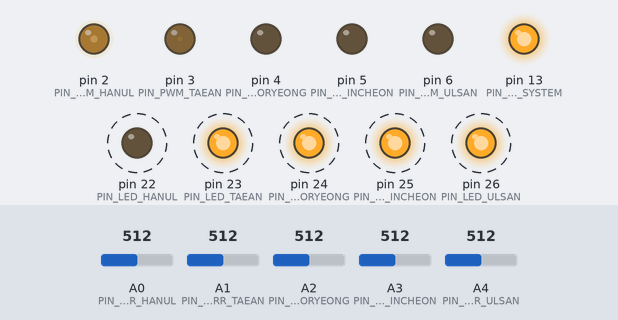
This sketch was run on a simulated Arduino Mega 2560, built with avr-gcc and run on an emulated ATmega2560. Parts: output pins drawn as LEDs (lit = HIGH). Dashed ring = blinking. Inputs (shaded band) come from the test bench; at power-on: A0 (PIN_CURR_HANUL) = 512, A1 (PIN_CURR_TAEAN) = 512, A2 (PIN_CURR_BORYEONG) = 512, A3 (PIN_CURR_INCHEON) = 512, A4 (PIN_CURR_ULSAN) = 512. What the sketch prints to the serial monitor is not drawn.

Above: at 1.83 s.
2.0 s: A0 (PIN_CURR_HANUL) set to 716
At 3.42 s:
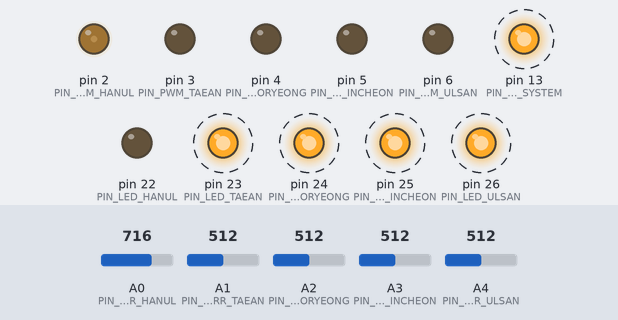
5.0 s: A1 (PIN_CURR_TAEAN) set to 716
At 7.42 s:
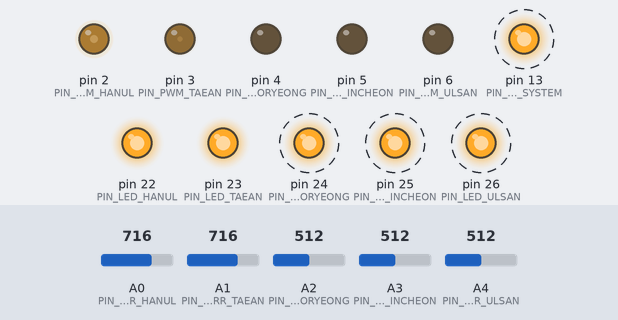
8.0 s: A2 (PIN_CURR_BORYEONG) set to 716
At 9.43 s:
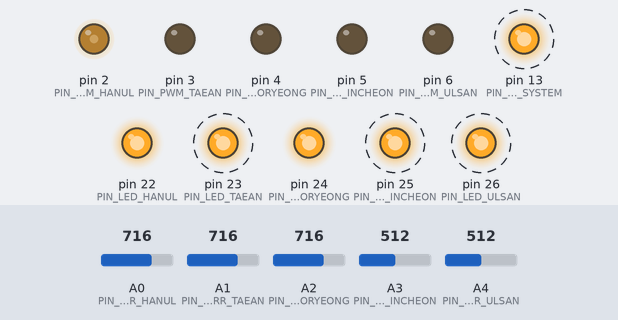
11.0 s: A3 (PIN_CURR_INCHEON) set to 716
At 12.63 s:
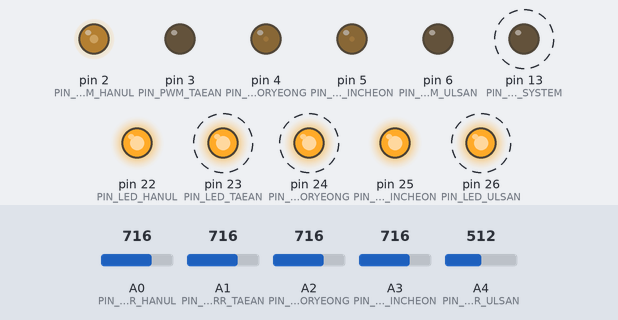
14.0 s: A4 (PIN_CURR_ULSAN) set to 590
17.0 s: A4 (PIN_CURR_ULSAN) set to 597
Timing chart, 0 to 22.9 s (numbered marks = the images above; inputs shaded):
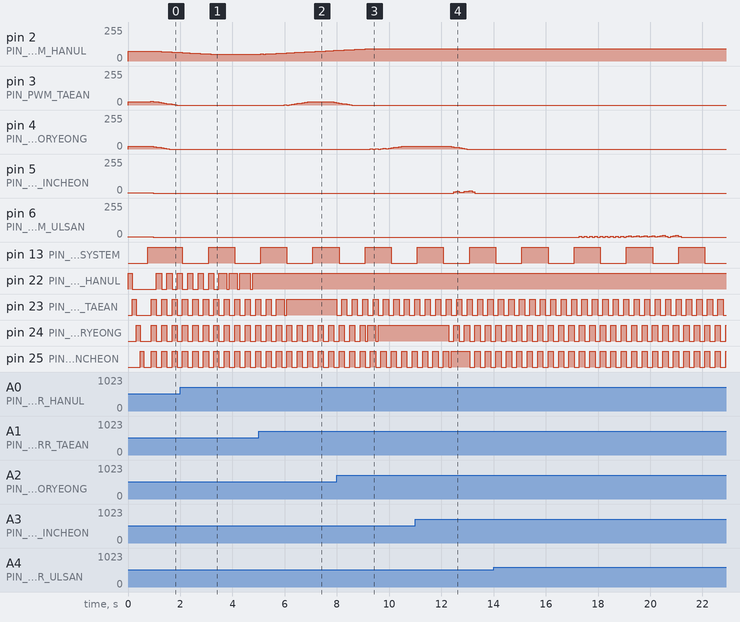

Measured:
- after the input at 5.0 s, pin 3 (PIN_PWM_TAEAN): 0/255 → 3/255 after 0.98 s, → 0/255 0.10 s later, → 3/255 0.10 s later, → 6/255 0.10 s later, … (12 changes in this stretch)
- after the input at 8.0 s, pin 4 (PIN_PWM_BORYEONG): 0/255 → 3/255 after 1.3 s, → 0/255 0.10 s later, → 3/255 0.10 s later, → 0/255 0.10 s later, … (13 changes in this stretch)
- after the input at 11.0 s, pin 5 (PIN_PWM_INCHEON): 0/255 → 8/255 after 1.5 s, → 12/255 0.10 s later, → 4/255 0.10 s later, → 7/255 0.10 s later, … (9 changes in this stretch)
- by itself, pin 13 (PIN_LED_SYSTEM): alternates HIGH for 1.0 s and LOW for 1.0 s
- by itself, pin 23 (PIN_LED_TAEAN), pin 24 (PIN_LED_BORYEONG), pin 25 (PIN_LED_INCHEON): alternates HIGH for 0.20 s and LOW for 0.20 s

The sketch:

smart_grid.ino
```cpp
/**
 * smart_grid.ino — 지능형 전력망 Arduino MEGA 메인 스케치
 * 5개 MOSFET으로 발전소 출력 재현 + PC와 시리얼 통신
 *
 * 핀 배치:
 *   PWM: D2(한울) D3(태안) D4(보령) D5(인천) D6(울산)
 *   ADC: A0~A4 (ACS712-20A 전류 센서)
 *   Serial1(18,19): PC 통신 (9600 baud)
 *   LED: D22~D26 (채널 상태), D13 (시스템)
 */

#include "config.h"
#include "sensor_reader.h"
#include "kalman_filter.h"
#include "fuzzy_logic.h"
#include "mosfet_controller.h"

// ─── 전역 상태 ──────────────────────────────────────────────────────
KalmanFilter1D kf[N_PLANTS];         // 채널별 Kalman Filter
float filtered_currents[N_PLANTS];   // Kalman 필터링 후 전류 (A)
float raw_currents[N_PLANTS];        // ACS712 원시 전류 (A)
float target_pwm_f[N_PLANTS];        // PC에서 받은 목표 PWM (float)
float prev_error[N_PLANTS];          // Fuzzy Logic 이전 오차

unsigned long last_pc_cmd_ms = 0;    // 마지막 PC 명령 수신 시각
unsigned long last_loop_ms   = 0;    // 루프 타이밍

bool system_fault = false;           // 시스템 전반 고장 여부
int  fault_channel = -1;             // 고장 채널 (-1: 없음)

// ─── LED 상태 관리 ──────────────────────────────────────────────────
unsigned long led_toggle_ms[N_PLANTS] = {0};
bool          led_state[N_PLANTS]     = {true};
unsigned long sys_led_toggle_ms = 0;
bool          sys_led_state     = false;

// ─── 시리얼 수신 버퍼 ───────────────────────────────────────────────
#define RX_BUF_SIZE 64
char rx_buf[RX_BUF_SIZE];
int  rx_pos = 0;

// ─── setup() ────────────────────────────────────────────────────────
void setup() {
    // USB 디버그용 시리얼
    Serial.begin(115200);
    Serial.println(F("[SmartGrid] 부팅 시작"));

    // PC 통신용 Serial1 (핀 18/19)
    Serial1.begin(SERIAL_BAUD);

    // 시스템 LED 초기화
    pinMode(PIN_LED_SYSTEM, OUTPUT);
    for (int i = 0; i < N_PLANTS; i++) {
        pinMode(LED_PINS[i], OUTPUT);
        digitalWrite(LED_PINS[i], LOW);
    }

    // MOSFET 핀 초기화 (p_min 기준 PWM)
    mosfet_init();

    // ACS712 초기 전류 읽기 (p_min 기준 초기값)
    read_all_currents(raw_currents);
    for (int i = 0; i < N_PLANTS; i++) {
        filtered_currents[i] = raw_currents[i];
        target_pwm_f[i]      = (float)current_pwm[i];
        prev_error[i]        = 0.0f;
    }

    // Kalman Filter 초기화 (채널별 Q 값, 초기 전류값으로 x0 설정)
    kalman_init_all(kf, filtered_currents);

    // 부팅 확인 LED 시퀀스 (순차 점멸)
    for (int i = 0; i < N_PLANTS; i++) {
        digitalWrite(LED_PINS[i], HIGH);
        delay(150);
        digitalWrite(LED_PINS[i], LOW);
    }
    digitalWrite(PIN_LED_SYSTEM, HIGH);

    last_pc_cmd_ms = millis();
    last_loop_ms   = millis();
    Serial.println(F("[SmartGrid] 초기화 완료"));
}

// ─── loop() — 100ms 주기 ────────────────────────────────────────────
void loop() {
    unsigned long now = millis();

    // 100ms 주기 적용
    if (now - last_loop_ms < LOOP_INTERVAL_MS) return;
    last_loop_ms = now;

    // ① 전류 센서 읽기 (ACS712-20A)
    read_all_currents(raw_currents);

    // ② Kalman Filter update (측정값 반영)
    for (int i = 0; i < N_PLANTS; i++) {
        filtered_currents[i] = kalman_update(&kf[i], raw_currents[i]);
    }

    // ③ Fuzzy Logic PWM 보정
    //    목표 전류 = target_pwm / 255 × 채널_최대_전류
    static const float MAX_CURRENTS[N_PLANTS] = {
        // 각 채널 최대 전류 = SMPS_MAX_CURRENT × (pwm_max/255)
        29.0f * (PWM_MAX_HANUL    / 255.0f),
        29.0f * (PWM_MAX_TAEAN    / 255.0f),
        29.0f * (PWM_MAX_BORYEONG / 255.0f),
        29.0f * (PWM_MAX_INCHEON  / 255.0f),
        29.0f * (PWM_MAX_ULSAN    / 255.0f),
    };

    float fuzzy_pwm[N_PLANTS];
    for (int i = 0; i < N_PLANTS; i++) {
        float target_current = (target_pwm_f[i] / 255.0f) * MAX_CURRENTS[i];
        float max_c = MAX_CURRENTS[i];
        if (max_c < 0.01f) { fuzzy_pwm[i] = target_pwm_f[i]; continue; }

        float e  = (target_current - filtered_currents[i]) / max_c;
        float de = e - prev_error[i];
        prev_error[i] = e;

        float delta = fuzzy_compute(e, de);
        // Ramping 제한 내에서 보정 적용
        delta = constrain(delta, -(float)RAMP_LIMITS[i], (float)RAMP_LIMITS[i]);
        fuzzy_pwm[i] = constrain(target_pwm_f[i] + delta, 0.0f, (float)PWM_MAX_VALUES[i]);
    }

    // ④ Ramping 제한 적용 후 PWM 출력
    for (int i = 0; i < N_PLANTS; i++) {
        if (fault_flags[i]) {
            // 고장 채널: PWM 0
            set_pwm_with_ramp(i, 0, RAMP_LIMITS[i]);
        } else {
            set_pwm_with_ramp(i, (int)fuzzy_pwm[i], RAMP_LIMITS[i]);
        }
    }

    // ⑤ 고장 감지 (명령 대비 실측 편차 > 30%)
    for (int i = 0; i < N_PLANTS; i++) {
        float cmd_ratio  = target_pwm_f[i] / (float)PWM_MAX_VALUES[i];
        float meas_ratio = (MAX_CURRENTS[i] > 0.01f)
            ? filtered_currents[i] / MAX_CURRENTS[i]
            : 0.0f;
        if (detect_fault(i, cmd_ratio, meas_ratio)) {
            if (fault_channel != i) {
                fault_channel = i;
                Serial.print(F("[FAULT] 채널 고장 감지: "));
                Serial.println(i);
                // 나머지 채널에 재배분
                redistribute_on_fault(i, target_pwm_f);
            }
        }
    }

    // ⑥ Arduino → PC 전송: "S,c0,c1,c2,c3,c4\n"
    Serial1.print('S');
    for (int i = 0; i < N_PLANTS; i++) {
        Serial1.print(',');
        Serial1.print(filtered_currents[i], 3);
    }
    Serial1.println();

    // ⑦ PC → Arduino 수신: "C,p0,p1,p2,p3,p4\n"
    while (Serial1.available()) {
        char c = Serial1.read();
        if (c == '\n') {
            rx_buf[rx_pos] = '\0';
            parse_pc_command(rx_buf);
            rx_pos = 0;
            last_pc_cmd_ms = now;
        } else if (rx_pos < RX_BUF_SIZE - 1) {
            rx_buf[rx_pos++] = c;
        }
    }

    // 하트비트: PC 타임아웃 시 마지막 명령 유지 (아무 동작 없음)
    // (target_pwm_f가 변경되지 않으면 자동 유지됨)

    // ⑧ LED 상태 업데이트
    update_leds(now);
}

// ─── PC 명령 파싱 ────────────────────────────────────────────────────
void parse_pc_command(const char* buf) {
    // 형식: "C,93,47,34,18,15"
    if (buf[0] != 'C') return;

    int idx = 0;
    const char* p = buf + 2;  // 'C,' 이후부터

    while (*p && idx < N_PLANTS) {
        target_pwm_f[idx] = (float)atoi(p);
        target_pwm_f[idx] = constrain(target_pwm_f[idx], 0.0f, (float)PWM_MAX_VALUES[idx]);
        idx++;
        // 다음 쉼표로 이동
        while (*p && *p != ',') p++;
        if (*p == ',') p++;
    }
}

// ─── LED 상태 업데이트 ───────────────────────────────────────────────
void update_leds(unsigned long now) {
    // 채널 LED: 정상=ON, 고장=BLINK(5Hz)
    for (int i = 0; i < N_PLANTS; i++) {
        if (fault_flags[i]) {
            if (now - led_toggle_ms[i] >= LED_BLINK_FAULT_MS) {
                led_state[i] = !led_state[i];
                digitalWrite(LED_PINS[i], led_state[i] ? HIGH : LOW);
                led_toggle_ms[i] = now;
            }
        } else {
            digitalWrite(LED_PINS[i], HIGH);
        }
    }

    // 시스템 LED: 정상=1Hz, 경고=5Hz
    unsigned long blink_interval = system_fault ? LED_BLINK_FAULT_MS : LED_BLINK_NORMAL_MS;
    if (now - sys_led_toggle_ms >= blink_interval) {
        sys_led_state = !sys_led_state;
        digitalWrite(PIN_LED_SYSTEM, sys_led_state ? HIGH : LOW);
        sys_led_toggle_ms = now;
    }
}
```

fuzzy_logic.h
```cpp
/**
 * fuzzy_logic.h — Fuzzy Logic Controller
 * EMPC 목표값 대비 실측 오차를 PWM 보정량으로 변환
 * 중심법(COG: Center of Gravity) 비퍼지화
 */

#pragma once
#include "config.h"

// ─── 멤버십 함수 파라미터 (사다리꼴) ─────────────────────────────────
// [a, b, c, d]: a=왼쪽 시작, b=최대 왼쪽, c=최대 오른쪽, d=오른쪽 끝
struct TrapMF {
    float a, b, c, d;
};

// e, de 각각 5개 멤버십 함수
static const TrapMF MF_NB = {-1.0f, -1.0f, -0.6f, -0.3f};
static const TrapMF MF_NS = {-0.6f, -0.3f, -0.3f,  0.0f};
static const TrapMF MF_ZE = {-0.1f,  0.0f,  0.0f,  0.1f};
static const TrapMF MF_PS = { 0.0f,  0.3f,  0.3f,  0.6f};
static const TrapMF MF_PB = { 0.3f,  0.6f,  1.0f,  1.0f};

// 출력 싱글톤 값 (비퍼지화용 COG 중심)
static const float OUT_NB = -8.0f;
static const float OUT_NS = -4.0f;
static const float OUT_ZE =  0.0f;
static const float OUT_PS =  4.0f;
static const float OUT_PB =  8.0f;

/**
 * 사다리꼴 멤버십 함수 계산
 */
inline float trapMF(const TrapMF& mf, float x) {
    if (x <= mf.a || x >= mf.d) return 0.0f;
    if (x >= mf.b && x <= mf.c) return 1.0f;
    if (x < mf.b) return (x - mf.a) / (mf.b - mf.a + 1e-6f);
    return (mf.d - x) / (mf.d - mf.c + 1e-6f);
}

/**
 * 규칙 테이블 (e × de → ΔPWM 출력 레벨)
 * 인덱스: 0=NB, 1=NS, 2=ZE, 3=PS, 4=PB
 * 값: 출력 레벨 인덱스 (0~4)
 */
static const int RULE_TABLE[5][5] = {
    // de:  NB   NS   ZE   PS   PB
    {0,  0,  1,  1,  2},  // e=NB
    {0,  1,  1,  2,  3},  // e=NS
    {1,  1,  2,  3,  3},  // e=ZE
    {1,  2,  3,  3,  4},  // e=PS
    {2,  3,  3,  4,  4},  // e=PB
};

static const float OUT_SINGLETONS[5] = {OUT_NB, OUT_NS, OUT_ZE, OUT_PS, OUT_PB};

/**
 * Fuzzy Logic 추론: 오차 e, 오차 변화율 de → ΔPWM
 *
 * @param e     (목표 - 실측) / 최대전류  정규화 오차 [-1, 1]
 * @param de    e(t) - e(t-1)             오차 변화율 [-1, 1]
 * @return      ΔPWM ∈ [-10, +10]
 */
inline float fuzzy_compute(float e, float de) {
    // 클리핑
    e  = constrain(e,  -1.0f, 1.0f);
    de = constrain(de, -1.0f, 1.0f);

    // 각 입력 변수의 5개 멤버십 값 계산
    float mu_e[5]  = {trapMF(MF_NB, e),  trapMF(MF_NS, e),  trapMF(MF_ZE, e),
                      trapMF(MF_PS, e),  trapMF(MF_PB, e)};
    float mu_de[5] = {trapMF(MF_NB, de), trapMF(MF_NS, de), trapMF(MF_ZE, de),
                      trapMF(MF_PS, de), trapMF(MF_PB, de)};

    // 규칙 발화 강도 → COG 비퍼지화
    float num = 0.0f, den = 0.0f;

    for (int i = 0; i < 5; i++) {
        for (int j = 0; j < 5; j++) {
            // AND = min
            float strength = min(mu_e[i], mu_de[j]);
            int out_idx = RULE_TABLE[i][j];
            num += strength * OUT_SINGLETONS[out_idx];
            den += strength;
        }
    }

    if (den < 1e-6f) return 0.0f;
    float delta_pwm = num / den;
    return constrain(delta_pwm, -10.0f, 10.0f);
}
```

kalman_filter.h
```cpp
/**
 * kalman_filter.h — 1D Kalman Filter (채널별 독립 실행)
 * 센서 노이즈 제거 및 상태 추정
 */

#pragma once
#include "config.h"

/**
 * 1차원 Kalman Filter 구조체
 * 각 발전소 채널별로 독립 인스턴스 생성
 */
struct KalmanFilter1D {
    float x;   // 상태 추정값 (전류, A)
    float P;   // 오차 공분산
    float Q;   // 시스템 노이즈 (연료별 다름)
    float R;   // 측정 노이즈 (ACS712 노이즈)
    float A;   // 상태 전이 (1.0 = 단위 시간 동일)
    float H;   // 측정 행렬 (1.0 = 직접 관측)
};

/**
 * Kalman Filter 초기화
 * x0: 초기 상태 추정값 (예: p_min 기준 전류)
 */
inline void kalman_init(KalmanFilter1D* kf, float Q, float R, float x0) {
    kf->x = x0;
    kf->P = 1.0f;
    kf->Q = Q;
    kf->R = R;
    kf->A = 1.0f;
    kf->H = 1.0f;
}

/**
 * 사전 추정 단계 (측정 없이 상태 전파)
 * API 업데이트 없는 사이 매 루프 호출
 */
inline float kalman_predict(KalmanFilter1D* kf) {
    // 상태 예측
    kf->x = kf->A * kf->x;
    // 공분산 예측
    kf->P = kf->A * kf->P * kf->A + kf->Q;
    return kf->x;
}

/**
 * 사후 추정 단계 (측정값 z로 상태 보정)
 * ACS712 전류값 수신 시 호출
 */
inline float kalman_update(KalmanFilter1D* kf, float z) {
    // 칼만 이득 계산
    float K = (kf->P * kf->H) / (kf->H * kf->P * kf->H + kf->R);
    // 상태 업데이트
    kf->x = kf->x + K * (z - kf->H * kf->x);
    // 공분산 업데이트
    kf->P = (1.0f - K * kf->H) * kf->P;
    // 음수 전류 방지
    if (kf->x < 0.0f) kf->x = 0.0f;
    return kf->x;
}

/**
 * 5개 채널 Kalman Filter 배열 초기화
 * p_min_currents[i] = 채널 i의 p_min 기준 전류값 (초기 추정)
 */
inline void kalman_init_all(
    KalmanFilter1D kf[N_PLANTS],
    const float p_min_currents[N_PLANTS]
) {
    // Q 값: 연료별 시스템 노이즈
    static const float Q_VALUES[N_PLANTS] = {
        KALMAN_Q_NUCLEAR,  // 한울 (원자력)
        KALMAN_Q_COAL,     // 태안 (석탄)
        KALMAN_Q_COAL,     // 보령 (석탄)
        KALMAN_Q_LNG,      // 인천 (LNG)
        KALMAN_Q_LNG,      // 울산 (LNG)
    };
    for (int i = 0; i < N_PLANTS; i++) {
        kalman_init(&kf[i], Q_VALUES[i], KALMAN_R, p_min_currents[i]);
    }
}
```

mosfet_controller.h
```cpp
/**
 * mosfet_controller.h — MOSFET PWM 출력 제어
 * Ramping 제한, 고장 감지, 재배분 기능 포함
 */

#pragma once
#include "config.h"

// PWM 핀 배열 (인덱스: 한울=0, 태안=1, 보령=2, 인천=3, 울산=4)
static const int PWM_PINS[N_PLANTS] = {
    PIN_PWM_HANUL, PIN_PWM_TAEAN, PIN_PWM_BORYEONG,
    PIN_PWM_INCHEON, PIN_PWM_ULSAN
};

// LED 핀 배열
static const int LED_PINS[N_PLANTS] = {
    PIN_LED_HANUL, PIN_LED_TAEAN, PIN_LED_BORYEONG,
    PIN_LED_INCHEON, PIN_LED_ULSAN
};

// Ramping 제한 (루프당 최대 PWM 변화)
static const int RAMP_LIMITS[N_PLANTS] = {
    RAMP_HANUL, RAMP_TAEAN, RAMP_BORYEONG, RAMP_INCHEON, RAMP_ULSAN
};

// PWM 최대값 (설비용량 비례)
static const int PWM_MAX_VALUES[N_PLANTS] = {
    PWM_MAX_HANUL, PWM_MAX_TAEAN, PWM_MAX_BORYEONG,
    PWM_MAX_INCHEON, PWM_MAX_ULSAN
};

// 현재 PWM 값 (ramping 추적용)
static int current_pwm[N_PLANTS] = {0, 0, 0, 0, 0};

// 고장 플래그
static bool fault_flags[N_PLANTS] = {false, false, false, false, false};

/**
 * PWM 출력 설정 (ramping 제한 적용)
 * @param channel  채널 인덱스 (0~4)
 * @param target   목표 PWM (0~255)
 * @param max_delta 루프당 최대 변화량
 */
inline void set_pwm_with_ramp(int channel, int target_pwm, int max_delta) {
    target_pwm = constrain(target_pwm, 0, PWM_MAX_VALUES[channel]);
    int delta = target_pwm - current_pwm[channel];

    // Ramping 제한 적용
    if (delta > max_delta)  delta = max_delta;
    if (delta < -max_delta) delta = -max_delta;

    current_pwm[channel] = current_pwm[channel] + delta;
    current_pwm[channel] = constrain(current_pwm[channel], 0, PWM_MAX_VALUES[channel]);

    analogWrite(PWM_PINS[channel], current_pwm[channel]);
}

/**
 * 고장 감지: 명령 대비 실측 전류 편차 > 30% 시 고장 판정
 * @param channel         채널 인덱스
 * @param commanded_ratio 명령 출력 비율 (0~1)
 * @param measured_ratio  실측 전류 비율 (0~1)
 * @return true = 고장 감지
 */
inline bool detect_fault(int channel, float commanded_ratio, float measured_ratio) {
    // 저출력 구간에서는 편차 허용 범위 확대
    if (commanded_ratio < 0.1f) return false;

    float deviation = abs(commanded_ratio - measured_ratio) / max(commanded_ratio, 0.01f);
    fault_flags[channel] = (deviation > FAULT_THRESHOLD);
    return fault_flags[channel];
}

/**
 * 고장 채널 출력을 나머지 채널에 비례 재배분
 * @param failed_channel  고장 채널 인덱스
 * @param pwm_targets     PWM 목표값 배열 (입출력, 재배분 결과 반영)
 */
inline void redistribute_on_fault(int failed_channel, float pwm_targets[N_PLANTS]) {
    float failed_pwm = pwm_targets[failed_channel];
    pwm_targets[failed_channel] = 0.0f;   // 고장 채널 출력 0

    // 나머지 채널에 여유 용량 비례 배분
    float total_headroom = 0.0f;
    for (int i = 0; i < N_PLANTS; i++) {
        if (i == failed_channel) continue;
        float headroom = PWM_MAX_VALUES[i] - pwm_targets[i];
        if (headroom > 0) total_headroom += headroom;
    }

    if (total_headroom < 1.0f) return;  // 여유 없음

    for (int i = 0; i < N_PLANTS; i++) {
        if (i == failed_channel) continue;
        float headroom = PWM_MAX_VALUES[i] - pwm_targets[i];
        if (headroom <= 0) continue;
        float share = failed_pwm * (headroom / total_headroom);
        pwm_targets[i] = constrain(pwm_targets[i] + share, 0.0f, (float)PWM_MAX_VALUES[i]);
    }
}

/**
 * 모든 PWM 핀 초기화 (p_min 기준)
 */
inline void mosfet_init() {
    // p_min 비율 (원자력=0.80, 석탄=0.40, LNG=0.10)
    static const float P_MIN[N_PLANTS] = {
        P_MIN_RATIO_NUCLEAR,  // 한울
        P_MIN_RATIO_COAL,     // 태안
        P_MIN_RATIO_COAL,     // 보령
        P_MIN_RATIO_LNG,      // 인천
        P_MIN_RATIO_LNG,      // 울산
    };
    for (int i = 0; i < N_PLANTS; i++) {
        pinMode(PWM_PINS[i], OUTPUT);
        current_pwm[i] = (int)(P_MIN[i] * PWM_MAX_VALUES[i]);
        analogWrite(PWM_PINS[i], current_pwm[i]);
    }
}
```

sensor_reader.h
```cpp
/**
 * sensor_reader.h — ACS712-20A 전류 센서 읽기
 * 감도: 100mV/A, 기준전압: 2.5V
 */

#pragma once
#include "config.h"

/**
 * ADC 값 → 암페어 변환
 * 공식: current = (voltage - 2.5) / 0.1
 */
inline float voltage_to_current(int adc_val) {
    // ADC → 전압 변환 (5V 레퍼런스, 10-bit)
    float voltage = adc_val * (ADC_VREF / ADC_RESOLUTION);
    // ACS712: (V - Vref) / sensitivity
    float current = (voltage - ACS712_VREF) / ACS712_SENSITIVITY;
    return current;
}

/**
 * 아날로그 핀 읽기 → 암페어 변환
 * 과샘플링 8회 평균으로 노이즈 감소
 */
inline float read_current_raw(int pin) {
    long sum = 0;
    // 8회 샘플 평균 (ADC 노이즈 감소)
    for (int i = 0; i < 8; i++) {
        sum += analogRead(pin);
        delayMicroseconds(100);
    }
    int avg_adc = sum / 8;
    float current = voltage_to_current(avg_adc);
    // 음수 전류 방지 (역방향 없음)
    return max(0.0f, current);
}

/**
 * 5개 채널 전류 일괄 읽기
 * currents[0~4] = 한울,태안,보령,인천,울산 순서
 */
inline void read_all_currents(float currents[N_PLANTS]) {
    static const int PINS[N_PLANTS] = {
        PIN_CURR_HANUL, PIN_CURR_TAEAN, PIN_CURR_BORYEONG,
        PIN_CURR_INCHEON, PIN_CURR_ULSAN
    };
    for (int i = 0; i < N_PLANTS; i++) {
        currents[i] = read_current_raw(PINS[i]);
    }
}
```

Source omitted: config.h (3000 bytes)
